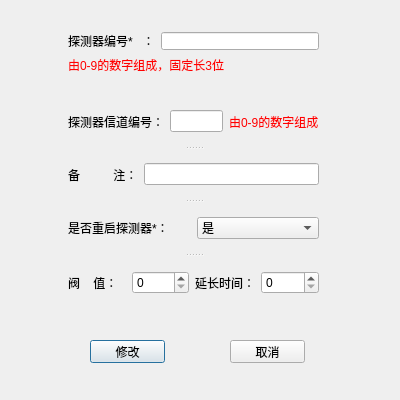
<?xml version="1.0" encoding="UTF-8"?>
<ui version="4.0">
 <class>ModDetectorDialog</class>
 <widget class="QDialog" name="ModDetectorDialog">
  <property name="geometry">
   <rect>
    <x>0</x>
    <y>0</y>
    <width>400</width>
    <height>400</height>
   </rect>
  </property>
  <property name="minimumSize">
   <size>
    <width>400</width>
    <height>400</height>
   </size>
  </property>
  <property name="maximumSize">
   <size>
    <width>400</width>
    <height>400</height>
   </size>
  </property>
  <property name="windowTitle">
   <string>修改探测器信息</string>
  </property>
  <widget class="QWidget" name="layoutWidget">
   <property name="geometry">
    <rect>
     <x>68</x>
     <y>32</y>
     <width>251</width>
     <height>42</height>
    </rect>
   </property>
   <layout class="QVBoxLayout" name="verticalLayout">
    <item>
     <layout class="QHBoxLayout" name="horizontalLayout_2">
      <item>
       <widget class="QLabel" name="label">
        <property name="text">
         <string>探测器编号*   ：</string>
        </property>
       </widget>
      </item>
      <item>
       <widget class="QLineEdit" name="edtDetectorNo"/>
      </item>
     </layout>
    </item>
    <item>
     <widget class="QLabel" name="label_8">
      <property name="styleSheet">
       <string notr="true">color:red</string>
      </property>
      <property name="text">
       <string>由0-9的数字组成，固定长3位</string>
      </property>
     </widget>
    </item>
   </layout>
  </widget>
  <widget class="QSplitter" name="splitter">
   <property name="geometry">
    <rect>
     <x>68</x>
     <y>97</y>
     <width>251</width>
     <height>211</height>
    </rect>
   </property>
   <property name="orientation">
    <enum>Qt::Vertical</enum>
   </property>
   <widget class="QWidget" name="layoutWidget_2">
    <layout class="QHBoxLayout" name="horizontalLayout">
     <item>
      <widget class="QLabel" name="label_2">
       <property name="text">
        <string>探测器信道编号：</string>
       </property>
      </widget>
     </item>
     <item>
      <widget class="QLineEdit" name="edtDetectorChannelID"/>
     </item>
     <item>
      <widget class="QLabel" name="label_7">
       <property name="styleSheet">
        <string notr="true">color:red</string>
       </property>
       <property name="text">
        <string>由0-9的数字组成</string>
       </property>
      </widget>
     </item>
    </layout>
   </widget>
   <widget class="QWidget" name="layoutWidget_3">
    <layout class="QHBoxLayout" name="horizontalLayout_4">
     <item>
      <widget class="QLabel" name="label_3">
       <property name="text">
        <string>备          注：</string>
       </property>
      </widget>
     </item>
     <item>
      <widget class="QLineEdit" name="edtDetectorComments"/>
     </item>
    </layout>
   </widget>
   <widget class="QWidget" name="layoutWidget_4">
    <layout class="QHBoxLayout" name="horizontalLayout_6">
     <item>
      <widget class="QLabel" name="label_6">
       <property name="text">
        <string>是否重启探测器*：</string>
       </property>
      </widget>
     </item>
     <item>
      <widget class="QComboBox" name="cmbReset">
       <item>
        <property name="text">
         <string>是</string>
        </property>
       </item>
       <item>
        <property name="text">
         <string>否</string>
        </property>
       </item>
      </widget>
     </item>
    </layout>
   </widget>
   <widget class="QWidget" name="layoutWidget_5">
    <layout class="QHBoxLayout" name="horizontalLayout_3">
     <item>
      <widget class="QLabel" name="label_5">
       <property name="text">
        <string>阀    值：</string>
       </property>
      </widget>
     </item>
     <item>
      <widget class="QSpinBox" name="sbxThreshold"/>
     </item>
     <item>
      <widget class="QLabel" name="label_4">
       <property name="text">
        <string>延长时间：</string>
       </property>
      </widget>
     </item>
     <item>
      <widget class="QSpinBox" name="sbxDelayTime"/>
     </item>
    </layout>
   </widget>
  </widget>
  <widget class="QPushButton" name="ptnMod">
   <property name="geometry">
    <rect>
     <x>90</x>
     <y>340</y>
     <width>75</width>
     <height>23</height>
    </rect>
   </property>
   <property name="text">
    <string>修改</string>
   </property>
  </widget>
  <widget class="QPushButton" name="ptnCancel">
   <property name="geometry">
    <rect>
     <x>230</x>
     <y>340</y>
     <width>75</width>
     <height>23</height>
    </rect>
   </property>
   <property name="text">
    <string>取消</string>
   </property>
  </widget>
 </widget>
 <resources/>
 <connections/>
</ui>
